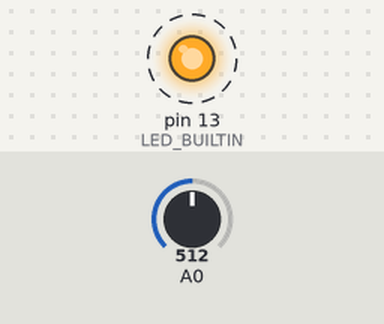
Bench run of a sketch on a simulated Arduino Uno, built with avr-gcc and run on an emulated ATmega328P. Shown: output pins drawn as LEDs (lit = HIGH). Dashed ring = blinking. The inputs (shaded band) are chosen by the test bench; at power-on: A0 = 512. What the sketch prints to the serial monitor is not drawn.

Above: at 0.4 s.
Timing chart, 0 to 4.6 s (numbered marks = the images above):
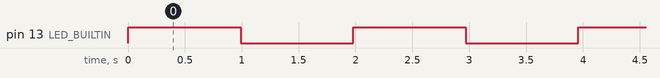

Measured:
- by itself, pin 13 (LED_BUILTIN): alternates HIGH for 0.99 s and LOW for 0.99 s

The sketch:

FreeRTOS_Blink.ino
```cpp
#include <Arduino_FreeRTOS.h>

void TaskBlink( void *pvParameters );
void TaskAnalogRead( void *pvParameters );

void setup()
{
    Serial.begin(115200);

    while (!Serial) {
    }

    xTaskCreate(
        TaskBlink
        ,  (const portCHAR *)"Blink"   // A name just for humans
        ,  128  // This stack size can be checked & adjusted by reading the Stack Highwater
        ,  NULL
        ,  2  // Priority, with 3 (configMAX_PRIORITIES - 1) being the highest, and 0 being the lowest.
        ,  NULL );

    xTaskCreate(
        TaskAnalogRead
        ,  (const portCHAR *) "AnalogRead"
        ,  128  // Stack size
        ,  NULL
        ,  1  // Priority
        ,  NULL );
}

void loop()
{

}

void TaskBlink(void *pvParameters)
{
    (void) pvParameters;

     pinMode(LED_BUILTIN, OUTPUT);

    while(1) {
        digitalWrite(LED_BUILTIN, HIGH);
        vTaskDelay( 1000 / portTICK_PERIOD_MS );
        digitalWrite(LED_BUILTIN, LOW);
        vTaskDelay( 1000 / portTICK_PERIOD_MS );
    }
}

void TaskAnalogRead(void *pvParameters)
{
    (void) pvParameters;

    while(1) {
        int sensorValue = analogRead(A0);
        Serial.println(sensorValue);
        vTaskDelay(1);
    }
}
```
